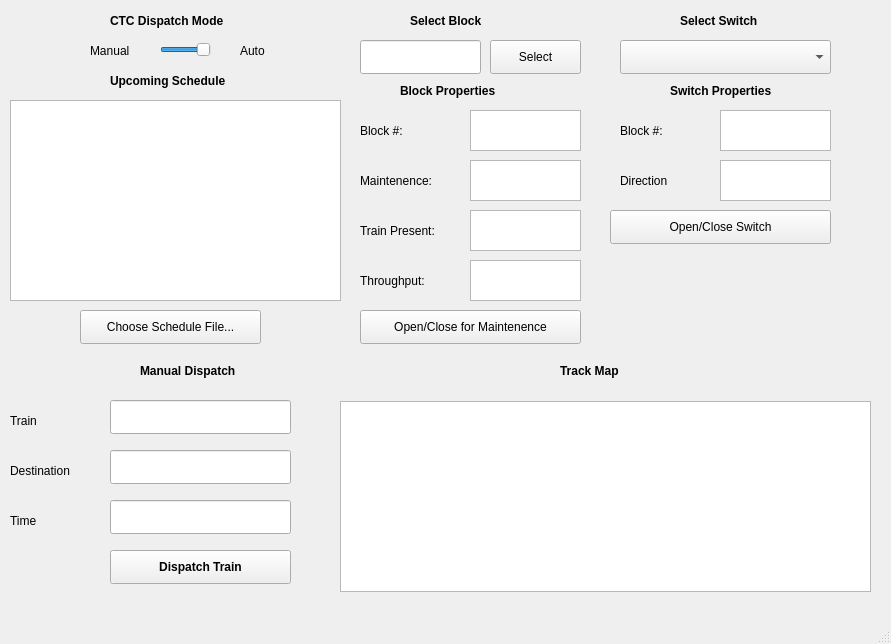
<?xml version="1.0" encoding="UTF-8"?>
<ui version="4.0">
 <class>MainWindow</class>
 <widget class="QMainWindow" name="MainWindow">
  <property name="geometry">
   <rect>
    <x>0</x>
    <y>0</y>
    <width>891</width>
    <height>644</height>
   </rect>
  </property>
  <property name="sizePolicy">
   <sizepolicy hsizetype="Fixed" vsizetype="Fixed">
    <horstretch>0</horstretch>
    <verstretch>0</verstretch>
   </sizepolicy>
  </property>
  <property name="minimumSize">
   <size>
    <width>0</width>
    <height>0</height>
   </size>
  </property>
  <property name="maximumSize">
   <size>
    <width>9999</width>
    <height>9999</height>
   </size>
  </property>
  <property name="windowTitle">
   <string>CTC Module</string>
  </property>
  <widget class="QWidget" name="centralwidget">
   <widget class="QPushButton" name="button_chooseSchedule">
    <property name="geometry">
     <rect>
      <x>80</x>
      <y>310</y>
      <width>181</width>
      <height>34</height>
     </rect>
    </property>
    <property name="text">
     <string>Choose Schedule File...</string>
    </property>
   </widget>
   <widget class="QLabel" name="label_upcomingSchedule">
    <property name="geometry">
     <rect>
      <x>110</x>
      <y>70</y>
      <width>151</width>
      <height>22</height>
     </rect>
    </property>
    <property name="font">
     <font>
      <weight>75</weight>
      <bold>true</bold>
     </font>
    </property>
    <property name="text">
     <string>Upcoming Schedule</string>
    </property>
   </widget>
   <widget class="QSlider" name="horizontalSlider_mode">
    <property name="geometry">
     <rect>
      <x>160</x>
      <y>40</y>
      <width>51</width>
      <height>20</height>
     </rect>
    </property>
    <property name="maximum">
     <number>1</number>
    </property>
    <property name="value">
     <number>1</number>
    </property>
    <property name="orientation">
     <enum>Qt::Horizontal</enum>
    </property>
   </widget>
   <widget class="QLabel" name="label_ctcDispatchMode">
    <property name="geometry">
     <rect>
      <x>110</x>
      <y>10</y>
      <width>151</width>
      <height>22</height>
     </rect>
    </property>
    <property name="font">
     <font>
      <weight>75</weight>
      <bold>true</bold>
     </font>
    </property>
    <property name="text">
     <string>CTC Dispatch Mode</string>
    </property>
   </widget>
   <widget class="QLabel" name="label_autoDispatchMode">
    <property name="geometry">
     <rect>
      <x>240</x>
      <y>40</y>
      <width>41</width>
      <height>22</height>
     </rect>
    </property>
    <property name="font">
     <font>
      <weight>50</weight>
      <bold>false</bold>
     </font>
    </property>
    <property name="text">
     <string>Auto</string>
    </property>
   </widget>
   <widget class="QLabel" name="label_manualDispatchMode">
    <property name="geometry">
     <rect>
      <x>90</x>
      <y>40</y>
      <width>61</width>
      <height>22</height>
     </rect>
    </property>
    <property name="font">
     <font>
      <weight>50</weight>
      <bold>false</bold>
     </font>
    </property>
    <property name="text">
     <string>Manual</string>
    </property>
   </widget>
   <widget class="QTextBrowser" name="textBrowser_schedule">
    <property name="geometry">
     <rect>
      <x>10</x>
      <y>100</y>
      <width>331</width>
      <height>201</height>
     </rect>
    </property>
   </widget>
   <widget class="QLabel" name="label_manualDispatchGroup">
    <property name="geometry">
     <rect>
      <x>140</x>
      <y>360</y>
      <width>131</width>
      <height>22</height>
     </rect>
    </property>
    <property name="font">
     <font>
      <weight>75</weight>
      <bold>true</bold>
     </font>
    </property>
    <property name="text">
     <string>Manual Dispatch</string>
    </property>
   </widget>
   <widget class="QLabel" name="label_manualDispatchtrain">
    <property name="geometry">
     <rect>
      <x>10</x>
      <y>410</y>
      <width>41</width>
      <height>22</height>
     </rect>
    </property>
    <property name="font">
     <font>
      <weight>50</weight>
      <bold>false</bold>
     </font>
    </property>
    <property name="text">
     <string>Train</string>
    </property>
   </widget>
   <widget class="QLabel" name="label_manualDispatchTo">
    <property name="geometry">
     <rect>
      <x>10</x>
      <y>460</y>
      <width>81</width>
      <height>22</height>
     </rect>
    </property>
    <property name="font">
     <font>
      <weight>50</weight>
      <bold>false</bold>
     </font>
    </property>
    <property name="text">
     <string>Destination</string>
    </property>
   </widget>
   <widget class="QLabel" name="label_manualDispatchToTime">
    <property name="geometry">
     <rect>
      <x>10</x>
      <y>510</y>
      <width>41</width>
      <height>22</height>
     </rect>
    </property>
    <property name="font">
     <font>
      <weight>50</weight>
      <bold>false</bold>
     </font>
    </property>
    <property name="text">
     <string>Time</string>
    </property>
   </widget>
   <widget class="QLineEdit" name="lineEdit_dispatchTrain">
    <property name="geometry">
     <rect>
      <x>110</x>
      <y>400</y>
      <width>181</width>
      <height>34</height>
     </rect>
    </property>
   </widget>
   <widget class="QLineEdit" name="lineEdit_dispatchTo">
    <property name="geometry">
     <rect>
      <x>110</x>
      <y>450</y>
      <width>181</width>
      <height>34</height>
     </rect>
    </property>
   </widget>
   <widget class="QLineEdit" name="lineEdit_dispatchTime">
    <property name="geometry">
     <rect>
      <x>110</x>
      <y>500</y>
      <width>181</width>
      <height>34</height>
     </rect>
    </property>
   </widget>
   <widget class="QPushButton" name="pushButton_dispatchTrain">
    <property name="geometry">
     <rect>
      <x>110</x>
      <y>550</y>
      <width>181</width>
      <height>34</height>
     </rect>
    </property>
    <property name="font">
     <font>
      <weight>75</weight>
      <bold>true</bold>
     </font>
    </property>
    <property name="text">
     <string>Dispatch Train</string>
    </property>
   </widget>
   <widget class="QLabel" name="label_selectBlock">
    <property name="geometry">
     <rect>
      <x>410</x>
      <y>10</y>
      <width>91</width>
      <height>22</height>
     </rect>
    </property>
    <property name="font">
     <font>
      <weight>75</weight>
      <bold>true</bold>
     </font>
    </property>
    <property name="text">
     <string>Select Block</string>
    </property>
   </widget>
   <widget class="QLineEdit" name="lineEdit_selectBlock">
    <property name="geometry">
     <rect>
      <x>360</x>
      <y>40</y>
      <width>121</width>
      <height>34</height>
     </rect>
    </property>
   </widget>
   <widget class="QLabel" name="label_blockProperties">
    <property name="geometry">
     <rect>
      <x>400</x>
      <y>80</y>
      <width>131</width>
      <height>22</height>
     </rect>
    </property>
    <property name="font">
     <font>
      <weight>75</weight>
      <bold>true</bold>
     </font>
    </property>
    <property name="text">
     <string>Block Properties</string>
    </property>
   </widget>
   <widget class="QLabel" name="label_blockPropertiesId">
    <property name="geometry">
     <rect>
      <x>360</x>
      <y>120</y>
      <width>67</width>
      <height>22</height>
     </rect>
    </property>
    <property name="text">
     <string>Block #:</string>
    </property>
   </widget>
   <widget class="QTextBrowser" name="textBrowser_blockPropertiesId">
    <property name="geometry">
     <rect>
      <x>470</x>
      <y>110</y>
      <width>111</width>
      <height>41</height>
     </rect>
    </property>
   </widget>
   <widget class="QLabel" name="label_blockPropertiesMaintenence">
    <property name="geometry">
     <rect>
      <x>360</x>
      <y>170</y>
      <width>101</width>
      <height>22</height>
     </rect>
    </property>
    <property name="text">
     <string>Maintenence:</string>
    </property>
   </widget>
   <widget class="QTextBrowser" name="textBrowser_blockPropertiesMaintenence">
    <property name="geometry">
     <rect>
      <x>470</x>
      <y>160</y>
      <width>111</width>
      <height>41</height>
     </rect>
    </property>
   </widget>
   <widget class="QLabel" name="label_blockPropertiestrainPresent">
    <property name="geometry">
     <rect>
      <x>360</x>
      <y>220</y>
      <width>101</width>
      <height>22</height>
     </rect>
    </property>
    <property name="text">
     <string>Train Present:</string>
    </property>
   </widget>
   <widget class="QTextBrowser" name="textBrowser_blockPropertiesTrainPresent">
    <property name="geometry">
     <rect>
      <x>470</x>
      <y>210</y>
      <width>111</width>
      <height>41</height>
     </rect>
    </property>
   </widget>
   <widget class="QLabel" name="label_blockPropertiesThroughput">
    <property name="geometry">
     <rect>
      <x>360</x>
      <y>270</y>
      <width>101</width>
      <height>22</height>
     </rect>
    </property>
    <property name="text">
     <string>Throughput:</string>
    </property>
   </widget>
   <widget class="QTextBrowser" name="textBrowser_blockPropertiesThroughput">
    <property name="geometry">
     <rect>
      <x>470</x>
      <y>260</y>
      <width>111</width>
      <height>41</height>
     </rect>
    </property>
   </widget>
   <widget class="QPushButton" name="pushButton_openCloseForMaintenecnce">
    <property name="geometry">
     <rect>
      <x>360</x>
      <y>310</y>
      <width>221</width>
      <height>34</height>
     </rect>
    </property>
    <property name="text">
     <string>Open/Close for Maintenence</string>
    </property>
   </widget>
   <widget class="QPushButton" name="pushButton_selectBlockGo">
    <property name="geometry">
     <rect>
      <x>490</x>
      <y>40</y>
      <width>91</width>
      <height>34</height>
     </rect>
    </property>
    <property name="text">
     <string>Select</string>
    </property>
   </widget>
   <widget class="QGraphicsView" name="graphicsView">
    <property name="geometry">
     <rect>
      <x>340</x>
      <y>401</y>
      <width>531</width>
      <height>191</height>
     </rect>
    </property>
    <property name="interactive">
     <bool>true</bool>
    </property>
   </widget>
   <widget class="QLabel" name="label_selectSwitch">
    <property name="geometry">
     <rect>
      <x>680</x>
      <y>10</y>
      <width>101</width>
      <height>22</height>
     </rect>
    </property>
    <property name="font">
     <font>
      <weight>75</weight>
      <bold>true</bold>
     </font>
    </property>
    <property name="text">
     <string>Select Switch</string>
    </property>
   </widget>
   <widget class="QComboBox" name="comboBox">
    <property name="geometry">
     <rect>
      <x>620</x>
      <y>40</y>
      <width>211</width>
      <height>34</height>
     </rect>
    </property>
   </widget>
   <widget class="QLabel" name="label_switchProperties">
    <property name="geometry">
     <rect>
      <x>670</x>
      <y>80</y>
      <width>131</width>
      <height>22</height>
     </rect>
    </property>
    <property name="font">
     <font>
      <weight>75</weight>
      <bold>true</bold>
     </font>
    </property>
    <property name="text">
     <string>Switch Properties</string>
    </property>
   </widget>
   <widget class="QLabel" name="label_switchPropertiesId">
    <property name="geometry">
     <rect>
      <x>620</x>
      <y>120</y>
      <width>67</width>
      <height>22</height>
     </rect>
    </property>
    <property name="text">
     <string>Block #:</string>
    </property>
   </widget>
   <widget class="QTextBrowser" name="textBrowser_switchId">
    <property name="geometry">
     <rect>
      <x>720</x>
      <y>110</y>
      <width>111</width>
      <height>41</height>
     </rect>
    </property>
   </widget>
   <widget class="QLabel" name="label_switchDirection">
    <property name="geometry">
     <rect>
      <x>620</x>
      <y>170</y>
      <width>67</width>
      <height>22</height>
     </rect>
    </property>
    <property name="text">
     <string>Direction</string>
    </property>
   </widget>
   <widget class="QTextBrowser" name="textBrowser_switchDirection">
    <property name="geometry">
     <rect>
      <x>720</x>
      <y>160</y>
      <width>111</width>
      <height>41</height>
     </rect>
    </property>
   </widget>
   <widget class="QPushButton" name="pushButton_openCloseSwitch">
    <property name="geometry">
     <rect>
      <x>610</x>
      <y>210</y>
      <width>221</width>
      <height>34</height>
     </rect>
    </property>
    <property name="text">
     <string>Open/Close Switch</string>
    </property>
   </widget>
   <widget class="QLabel" name="label_trackMap">
    <property name="geometry">
     <rect>
      <x>560</x>
      <y>360</y>
      <width>81</width>
      <height>22</height>
     </rect>
    </property>
    <property name="font">
     <font>
      <weight>75</weight>
      <bold>true</bold>
     </font>
    </property>
    <property name="text">
     <string>Track Map</string>
    </property>
   </widget>
  </widget>
  <widget class="QMenuBar" name="menubar">
   <property name="geometry">
    <rect>
     <x>0</x>
     <y>0</y>
     <width>891</width>
     <height>31</height>
    </rect>
   </property>
  </widget>
  <widget class="QStatusBar" name="statusbar"/>
  <action name="actionChoose_Schedule_File">
   <property name="text">
    <string>Choose Schedule File...</string>
   </property>
  </action>
 </widget>
 <resources/>
 <connections/>
</ui>
